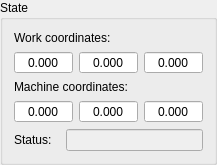
          <widget class="QGroupBox" name="grpState">
           <property name="title">
            <string>State</string>
           </property>
           <property name="overrided" stdset="0">
            <bool>false</bool>
           </property>
           <layout class="QVBoxLayout" name="verticalLayout_6">
            <item>
             <layout class="QVBoxLayout" name="verticalLayout_4">
              <item>
               <layout class="QHBoxLayout" name="horizontalLayout_9">
                <item>
                 <widget class="QLabel" name="label">
                  <property name="text">
                   <string>Work coordinates:</string>
                  </property>
                 </widget>
                </item>
               </layout>
              </item>
              <item>
               <layout class="QHBoxLayout" name="horizontalLayout">
                <item>
                 <widget class="QDoubleSpinBox" name="txtWPosX">
                  <property name="sizePolicy">
                   <sizepolicy hsizetype="Expanding" vsizetype="Fixed">
                    <horstretch>0</horstretch>
                    <verstretch>0</verstretch>
                   </sizepolicy>
                  </property>
                  <property name="locale">
                   <locale language="C" country="AnyCountry"/>
                  </property>
                  <property name="alignment">
                   <set>Qt::AlignCenter</set>
                  </property>
                  <property name="readOnly">
                   <bool>true</bool>
                  </property>
                  <property name="buttonSymbols">
                   <enum>QAbstractSpinBox::NoButtons</enum>
                  </property>
                  <property name="decimals">
                   <number>3</number>
                  </property>
                  <property name="minimum">
                   <double>-999.000000000000000</double>
                  </property>
                  <property name="maximum">
                   <double>999.000000000000000</double>
                  </property>
                  <property name="value">
                   <double>0.000000000000000</double>
                  </property>
                 </widget>
                </item>
                <item>
                 <widget class="QDoubleSpinBox" name="txtWPosY">
                  <property name="sizePolicy">
                   <sizepolicy hsizetype="Expanding" vsizetype="Fixed">
                    <horstretch>0</horstretch>
                    <verstretch>0</verstretch>
                   </sizepolicy>
                  </property>
                  <property name="locale">
                   <locale language="C" country="AnyCountry"/>
                  </property>
                  <property name="alignment">
                   <set>Qt::AlignCenter</set>
                  </property>
                  <property name="readOnly">
                   <bool>true</bool>
                  </property>
                  <property name="buttonSymbols">
                   <enum>QAbstractSpinBox::NoButtons</enum>
                  </property>
                  <property name="decimals">
                   <number>3</number>
                  </property>
                  <property name="minimum">
                   <double>-999.000000000000000</double>
                  </property>
                  <property name="maximum">
                   <double>999.000000000000000</double>
                  </property>
                  <property name="value">
                   <double>0.000000000000000</double>
                  </property>
                 </widget>
                </item>
                <item>
                 <widget class="QDoubleSpinBox" name="txtWPosZ">
                  <property name="sizePolicy">
                   <sizepolicy hsizetype="Expanding" vsizetype="Fixed">
                    <horstretch>0</horstretch>
                    <verstretch>0</verstretch>
                   </sizepolicy>
                  </property>
                  <property name="locale">
                   <locale language="C" country="AnyCountry"/>
                  </property>
                  <property name="alignment">
                   <set>Qt::AlignCenter</set>
                  </property>
                  <property name="readOnly">
                   <bool>true</bool>
                  </property>
                  <property name="buttonSymbols">
                   <enum>QAbstractSpinBox::NoButtons</enum>
                  </property>
                  <property name="decimals">
                   <number>3</number>
                  </property>
                  <property name="minimum">
                   <double>-999.000000000000000</double>
                  </property>
                  <property name="maximum">
                   <double>999.000000000000000</double>
                  </property>
                  <property name="value">
                   <double>0.000000000000000</double>
                  </property>
                 </widget>
                </item>
               </layout>
              </item>
             </layout>
            </item>
            <item>
             <layout class="QVBoxLayout" name="verticalLayout_5">
              <item>
               <layout class="QHBoxLayout" name="horizontalLayout_10">
                <item>
                 <widget class="QLabel" name="label_2">
                  <property name="text">
                   <string>Machine coordinates:</string>
                  </property>
                 </widget>
                </item>
               </layout>
              </item>
              <item>
               <layout class="QHBoxLayout" name="horizontalLayout_3">
                <item>
                 <widget class="QDoubleSpinBox" name="txtMPosX">
                  <property name="sizePolicy">
                   <sizepolicy hsizetype="Expanding" vsizetype="Fixed">
                    <horstretch>0</horstretch>
                    <verstretch>0</verstretch>
                   </sizepolicy>
                  </property>
                  <property name="locale">
                   <locale language="C" country="AnyCountry"/>
                  </property>
                  <property name="alignment">
                   <set>Qt::AlignCenter</set>
                  </property>
                  <property name="readOnly">
                   <bool>true</bool>
                  </property>
                  <property name="buttonSymbols">
                   <enum>QAbstractSpinBox::NoButtons</enum>
                  </property>
                  <property name="decimals">
                   <number>3</number>
                  </property>
                  <property name="minimum">
                   <double>-999.000000000000000</double>
                  </property>
                  <property name="maximum">
                   <double>999.000000000000000</double>
                  </property>
                  <property name="value">
                   <double>0.000000000000000</double>
                  </property>
                 </widget>
                </item>
                <item>
                 <widget class="QDoubleSpinBox" name="txtMPosY">
                  <property name="sizePolicy">
                   <sizepolicy hsizetype="Expanding" vsizetype="Fixed">
                    <horstretch>0</horstretch>
                    <verstretch>0</verstretch>
                   </sizepolicy>
                  </property>
                  <property name="locale">
                   <locale language="C" country="AnyCountry"/>
                  </property>
                  <property name="alignment">
                   <set>Qt::AlignCenter</set>
                  </property>
                  <property name="readOnly">
                   <bool>true</bool>
                  </property>
                  <property name="buttonSymbols">
                   <enum>QAbstractSpinBox::NoButtons</enum>
                  </property>
                  <property name="decimals">
                   <number>3</number>
                  </property>
                  <property name="minimum">
                   <double>-999.000000000000000</double>
                  </property>
                  <property name="maximum">
                   <double>999.000000000000000</double>
                  </property>
                  <property name="value">
                   <double>0.000000000000000</double>
                  </property>
                 </widget>
                </item>
                <item>
                 <widget class="QDoubleSpinBox" name="txtMPosZ">
                  <property name="sizePolicy">
                   <sizepolicy hsizetype="Expanding" vsizetype="Fixed">
                    <horstretch>0</horstretch>
                    <verstretch>0</verstretch>
                   </sizepolicy>
                  </property>
                  <property name="locale">
                   <locale language="C" country="AnyCountry"/>
                  </property>
                  <property name="alignment">
                   <set>Qt::AlignCenter</set>
                  </property>
                  <property name="readOnly">
                   <bool>true</bool>
                  </property>
                  <property name="buttonSymbols">
                   <enum>QAbstractSpinBox::NoButtons</enum>
                  </property>
                  <property name="decimals">
                   <number>3</number>
                  </property>
                  <property name="minimum">
                   <double>-999.000000000000000</double>
                  </property>
                  <property name="maximum">
                   <double>999.000000000000000</double>
                  </property>
                  <property name="value">
                   <double>0.000000000000000</double>
                  </property>
                 </widget>
                </item>
               </layout>
              </item>
             </layout>
            </item>
            <item>
             <layout class="QFormLayout" name="formLayout">
              <property name="horizontalSpacing">
               <number>14</number>
              </property>
              <item row="0" column="0">
               <widget class="QLabel" name="Label">
                <property name="text">
                 <string>Status:</string>
                </property>
               </widget>
              </item>
              <item row="0" column="1">
               <widget class="QLineEdit" name="txtStatus">
                <property name="enabled">
                 <bool>false</bool>
                </property>
                <property name="acceptDrops">
                 <bool>false</bool>
                </property>
                <property name="styleSheet">
                 <string notr="true">QLineEdit {color: palette(text);}</string>
                </property>
                <property name="alignment">
                 <set>Qt::AlignCenter</set>
                </property>
                <property name="readOnly">
                 <bool>true</bool>
                </property>
                <property name="status" stdset="0">
                 <string/>
                </property>
               </widget>
              </item>
             </layout>
            </item>
           </layout>
          </widget>
